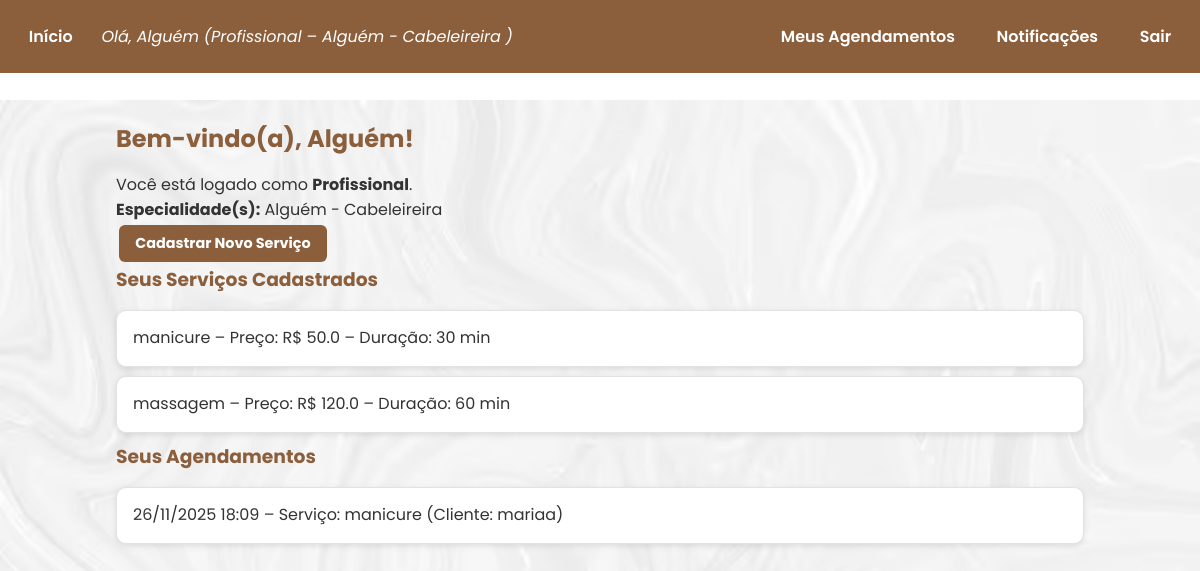
The app's page /dashboard/profissional (signed in), older data.
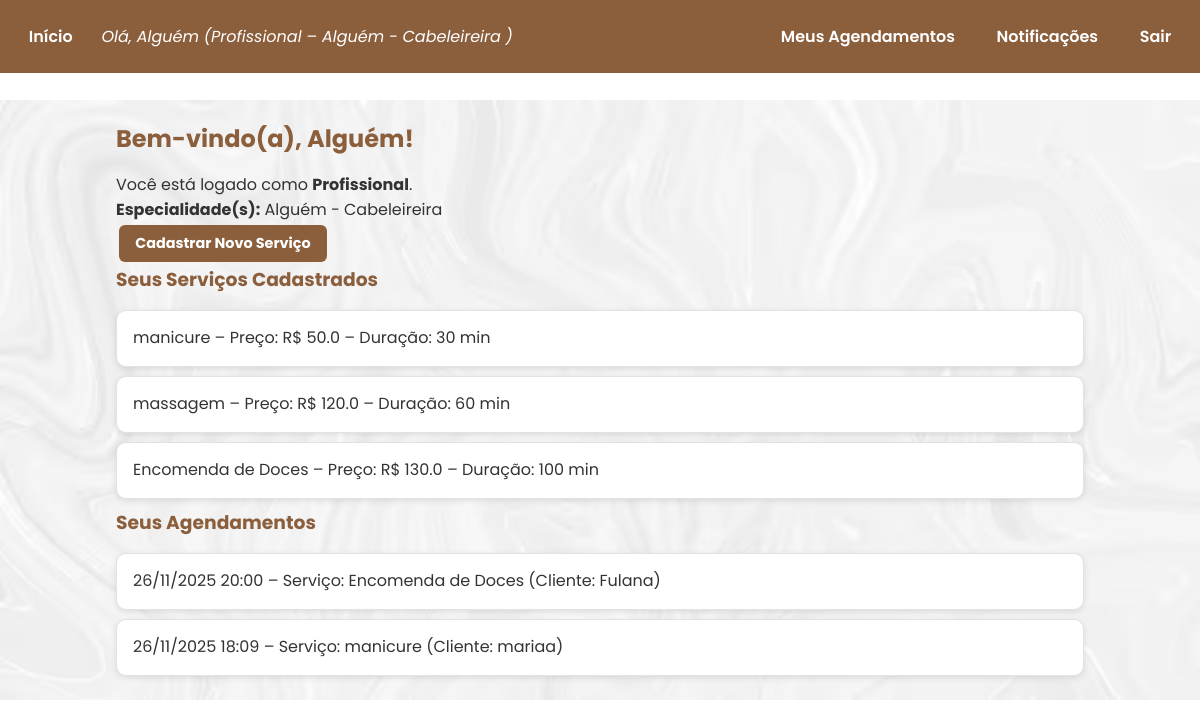
The same page, newer data.
### models.py (models this page shows)
class Servico(db.Model):
    __tablename__ = 'tb_servicos'
    id = db.Column('ser_id', db.Integer, primary_key=True)
    nome = db.Column('ser_nome', db.String(200), nullable=False)
    duracao_min = db.Column('ser_duracao', db.Integer, nullable=False, default=30)
    preco = db.Column('ser_preco', db.Float, nullable=True)
    profissional_id = db.Column('ser_pro_id', db.Integer, db.ForeignKey('tb_profissionais.pro_id'))
    profissional = db.relationship('Profissional', back_populates='servicos')

class Agendamento(db.Model):
    __tablename__ = 'tb_agendamentos'
    id = db.Column('age_id', db.Integer, primary_key=True)
    cliente_id = db.Column('age_cli_id', db.Integer, db.ForeignKey('tb_clientes.cli_id'))
    profissional_id = db.Column('age_pro_id', db.Integer, db.ForeignKey('tb_profissionais.pro_id'))
    servico_id = db.Column('age_ser_id', db.Integer, db.ForeignKey('tb_servicos.ser_id'))
    data_hora = db.Column('age_data_hora', db.DateTime, nullable=False)
    status = db.Column(
        'age_status',
        db.Enum('pendente', 'confirmado', 'cancelado', name='status_enum'),
        default='pendente',
        nullable=False
    )
    criado_em = db.Column('age_criacao', db.DateTime, default=datetime.utcnow)
    cliente = db.relationship('Cliente', back_populates='agendamentos')
    profissional = db.relationship('Profissional', back_populates='agendamentos')
    servico = db.relationship('Servico')

class User(db.Model):
    __tablename__ = 'tb_usuarios'
    id = db.Column('usu_id', db.Integer, primary_key=True)
    nome = db.Column('usu_nome', db.String(200), nullable=False)
    email = db.Column('usu_email', db.String(200), unique=True, nullable=False)
    senha_hash = db.Column('usu_senha', db.String(200), nullable=False)
    perfil = db.Column(
        'usu_tipo',
        db.Enum('cliente', 'profissional', 'admin', name='perfil_enum'),
        nullable=False,
        default='cliente'
    )
    cliente = db.relationship('Cliente', uselist=False, back_populates='user', cascade='all, delete-orphan')
    profissional = db.relationship('Profissional', uselist=False, back_populates='user', cascade='all, delete-orphan')
    administrador = db.relationship('Administrador', uselist=False, back_populates='user', cascade='all, delete-orphan')
    notificacoes = db.relationship('Notificacao', back_populates='user', cascade='all, delete-orphan')

### app.py (the view)
@app.route('/dashboard/profissional')
@exige_login
def dashboard_profissional():
    u = current_user()
    if u.perfil != 'profissional':
        return redirect(url_for('index'))
    prof = u.profissional
    ags = Agendamento.query.filter_by(profissional_id=prof.id).order_by(Agendamento.data_hora.desc()).all()
    return render_template('dashboard_profissional.html', user=u, agendamentos=ags)

### app.py (called while the page is built)
def current_user():
    uid = session.get('user_id')
    if not uid:
        return None
    return User.query.get(uid)

def exige_login(func):
    from functools import wraps
    @wraps(func)
    def wrapper(*args, **kwargs):
        if not current_user():
            return redirect(url_for('index'))
        return func(*args, **kwargs)
    return wrapper

### templates/dashboard_profissional.html (shortened to what this page needs)
{% extends "base.html" %}
{% block content %}
  <div class="container">
    <h2>Bem-vindo(a), {{ user.nome }}!</h2>
    <p>Você está logado como <strong>Profissional</strong>.</p>
    <p><strong>Especialidade(s):</strong> {{ user.profissional.especialidades }}</p>
    <p>
      <a href="{{ url_for('register_servico') }}" class="btn">Cadastrar Novo Serviço</a>
    </p>
    <h3>Seus Serviços Cadastrados</h3>
    <ul>
      {% for servico in user.profissional.servicos %}
        <li>
          {{ servico.nome }} – Preço: R$ {{ servico.preco }} – Duração: {{ servico.duracao_min }} min
        </li>
      {% else %}
        <li>Você ainda não cadastrou serviços.</li>
      {% endfor %}
    </ul>
    <h3>Seus Agendamentos</h3>
    <ul>
      {% for ag in agendamentos %}
        <li>
          {{ ag.data_hora.strftime('%d/%m/%Y %H:%M') }} –
          Serviço: {{ ag.servico.nome }}
          (Cliente: {{ ag.cliente.user.nome }})
        </li>
      {% else %}
        <li>Você ainda não possui agendamentos.</li>
      {% endfor %}
    </ul>
  </div>
{% endblock %}

Row changes from the older to the newer data that the page shows:
added Servico: nome "Encomenda de Doces", preco "130.0", duracao_min "100"
added Agendamento: data_hora "26/11/2025 20:00", servico.nome "Encomenda de Doces", cliente.user.nome "Fulana"
